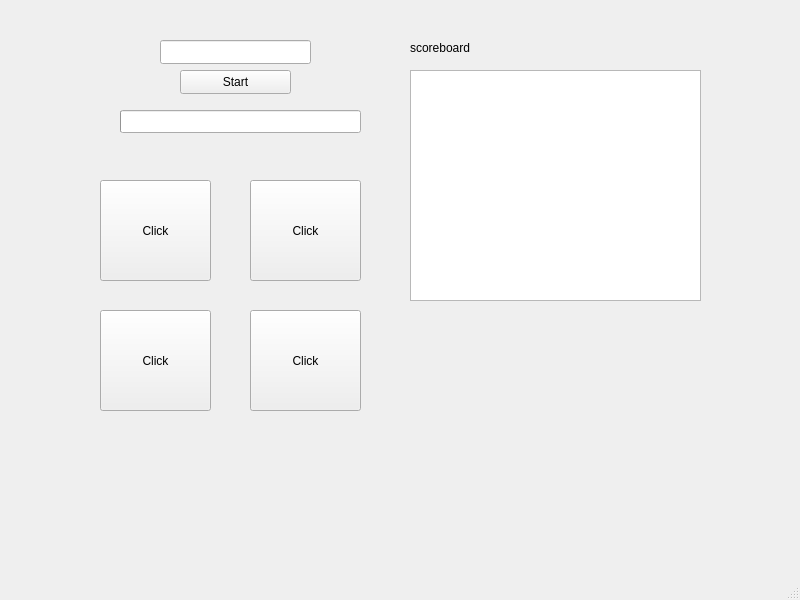
<?xml version="1.0" encoding="UTF-8"?>
<ui version="4.0">
 <class>MainWindow</class>
 <widget class="QMainWindow" name="MainWindow">
  <property name="geometry">
   <rect>
    <x>0</x>
    <y>0</y>
    <width>800</width>
    <height>600</height>
   </rect>
  </property>
  <property name="windowTitle">
   <string>MainWindow</string>
  </property>
  <widget class="QWidget" name="centralwidget">
   <widget class="QLineEdit" name="userNumber_lineEdit">
    <property name="geometry">
     <rect>
      <x>160</x>
      <y>40</y>
      <width>151</width>
      <height>24</height>
     </rect>
    </property>
   </widget>
   <widget class="QPushButton" name="startGame_pushButton">
    <property name="geometry">
     <rect>
      <x>180</x>
      <y>70</y>
      <width>111</width>
      <height>24</height>
     </rect>
    </property>
    <property name="text">
     <string>Start</string>
    </property>
   </widget>
   <widget class="QProgressBar" name="game_progressBar">
    <property name="geometry">
     <rect>
      <x>120</x>
      <y>110</y>
      <width>241</width>
      <height>23</height>
     </rect>
    </property>
    <property name="value">
     <number>0</number>
    </property>
    <property name="format">
     <string/>
    </property>
   </widget>
   <widget class="QPushButton" name="first_pushButton">
    <property name="geometry">
     <rect>
      <x>100</x>
      <y>180</y>
      <width>111</width>
      <height>101</height>
     </rect>
    </property>
    <property name="text">
     <string>Click</string>
    </property>
   </widget>
   <widget class="QPushButton" name="third_pushButton">
    <property name="geometry">
     <rect>
      <x>100</x>
      <y>310</y>
      <width>111</width>
      <height>101</height>
     </rect>
    </property>
    <property name="text">
     <string>Click</string>
    </property>
   </widget>
   <widget class="QPushButton" name="second_pushButton">
    <property name="geometry">
     <rect>
      <x>250</x>
      <y>180</y>
      <width>111</width>
      <height>101</height>
     </rect>
    </property>
    <property name="text">
     <string>Click</string>
    </property>
   </widget>
   <widget class="QPushButton" name="fourth_pushButton">
    <property name="geometry">
     <rect>
      <x>250</x>
      <y>310</y>
      <width>111</width>
      <height>101</height>
     </rect>
    </property>
    <property name="text">
     <string>Click</string>
    </property>
   </widget>
   <widget class="QListWidget" name="scoreboard_listWidget">
    <property name="geometry">
     <rect>
      <x>410</x>
      <y>70</y>
      <width>291</width>
      <height>231</height>
     </rect>
    </property>
   </widget>
   <widget class="QLabel" name="scoreboard_label">
    <property name="geometry">
     <rect>
      <x>410</x>
      <y>40</y>
      <width>71</width>
      <height>16</height>
     </rect>
    </property>
    <property name="text">
     <string>scoreboard</string>
    </property>
   </widget>
  </widget>
  <widget class="QMenuBar" name="menubar">
   <property name="geometry">
    <rect>
     <x>0</x>
     <y>0</y>
     <width>800</width>
     <height>21</height>
    </rect>
   </property>
  </widget>
  <widget class="QStatusBar" name="statusbar"/>
 </widget>
 <resources/>
 <connections/>
</ui>
